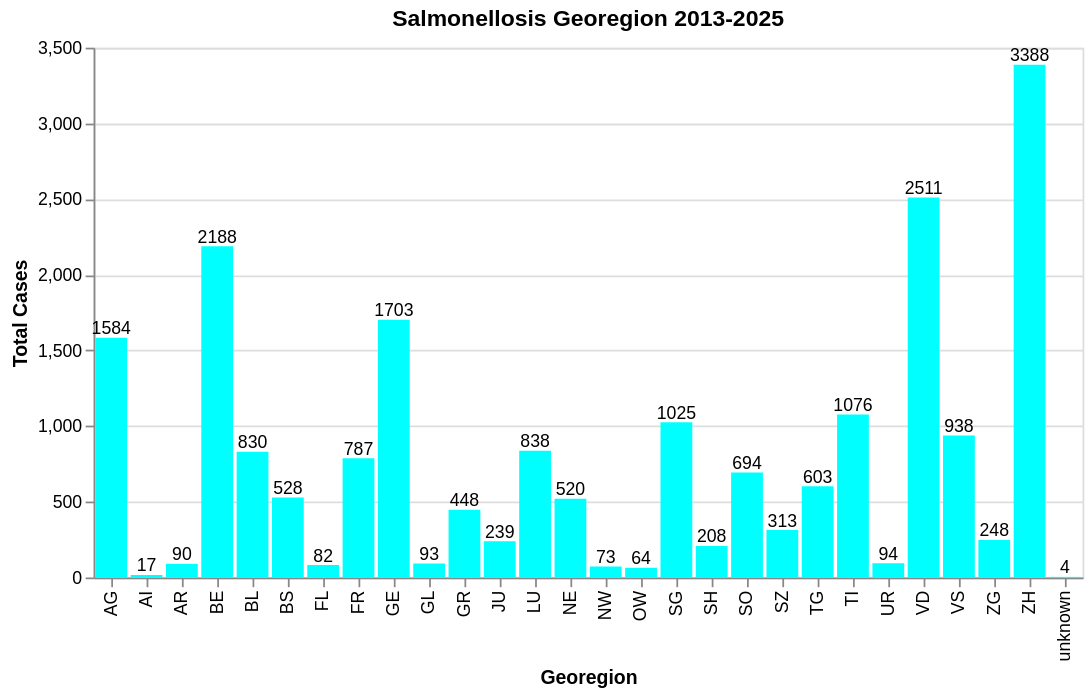

Notebook code for this chart:
### Markdown cell above
### Visuelle Analyse

### Code cell
# Ohne Kantone --> ~
data_cantons = data_def[~data_def["georegion"].isin(["CH", "CHFL"])]

#Gruppieren nach georegion und Werte summieren
counts = (
    data_cantons.groupby("georegion")
        .agg(sum_value=("value", "sum"))
        .reset_index()
)

#Bar Chart
bar_georegion = alt.Chart(counts).mark_bar(color="aqua").encode(
    x=alt.X("georegion", title="Georegion"),
    y=alt.Y("sum_value", title="Total Cases")
).properties(
    title="Salmonellosis Georegion 2013-2025"
)

# Textlabels
text = bar_georegion.mark_text(
    align="center",
    dy=-5,
    size=10
).encode(
    text="sum_value:Q"
)

# Kombinieren
bar_georegion = bar_georegion + text
bar_georegion

### Figure 1 — Vega-Lite specification as saved in the notebook (floating-point values rounded to 4 significant figures)
{"config": {"view": {"continuousWidth": 300, "continuousHeight": 300}}, "layer": [{"mark": {"type": "bar", "color": "aqua"}, "encoding": {"x": {"field": "georegion", "title": "Georegion", "type": "nominal"}, "y": {"field": "sum_value", "title": "Total Cases", "type": "quantitative"}}, "title": "Salmonellosis Georegion 2013-2025"}, {"mark": {"type": "text", "align": "center", "dy": -5, "size": 10}, "encoding": {"text": {"field": "sum_value", "type": "quantitative"}, "x": {"field": "georegion", "title": "Georegion", "type": "nominal"}, "y": {"field": "sum_value", "title": "Total Cases", "type": "quantitative"}}, "title": "Salmonellosis Georegion 2013-2025"}], "data": {"name": "data-00fd64d0f46a04f88e98b2d4c602a66e"}, "$schema": "https://vega.github.io/schema/vega-lite/v6.1.0.json", "datasets": {"data-00fd64d0f46a04f88e98b2d4c602a66e": [{"georegion": "AG", "sum_value": 1584.0}, {"georegion": "AI", "sum_value": 17.0}, {"georegion": "AR", "sum_value": 90.0}, {"georegion": "BE", "sum_value": 2188.0}, {"georegion": "BL", "sum_value": 830.0}, {"georegion": "BS", "sum_value": 528.0}, {"georegion": "FL", "sum_value": 82.0}, {"georegion": "FR", "sum_value": 787.0}, {"georegion": "GE", "sum_value": 1703.0}, {"georegion": "GL", "sum_value": 93.0}, {"georegion": "GR", "sum_value": 448.0}, {"georegion": "JU", "sum_value": 239.0}, {"georegion": "LU", "sum_value": 838.0}, {"georegion": "NE", "sum_value": 520.0}, {"georegion": "NW", "sum_value": 73.0}, {"georegion": "OW", "sum_value": 64.0}, {"georegion": "SG", "sum_value": 1025.0}, {"georegion": "SH", "sum_value": 208.0}, {"georegion": "SO", "sum_value": 694.0}, {"georegion": "SZ", "sum_value": 313.0}, {"georegion": "TG", "sum_value": 603.0}, {"georegion": "TI", "sum_value": 1076.0}, {"georegion": "UR", "sum_value": 94.0}, {"georegion": "VD", "sum_value": 2511.0}, {"georegion": "VS", "sum_value": 938.0}, {"georegion": "ZG", "sum_value": 248.0}, {"georegion": "ZH", "sum_value": 3388.0}, {"georegion": "unknown", "sum_value": 4.0}]}}
